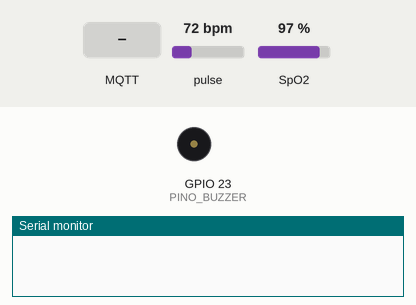
The sketch below on a simulated ESP32. Parts: buzzer (waves = sounding, pin HIGH), the last lines printed to the serial monitor. The test bench sets the inputs (shaded band); at power-on: pulse 72 bpm, SpO2 97 %. WiFi joins after 1.5 s; servers stay silent unless stated; random numbers use the default seed unless the sketch sets one; no MQTT or app messages arrive unless stated.

Above: at 0.0 s.
At 2.7 s:
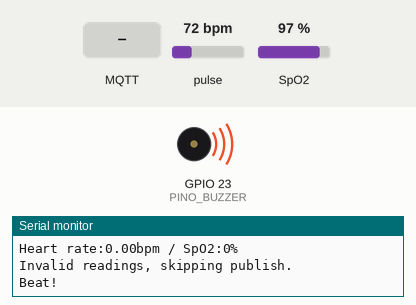
2.8 s: pulse set to 42 bpm
At 4.99 s:
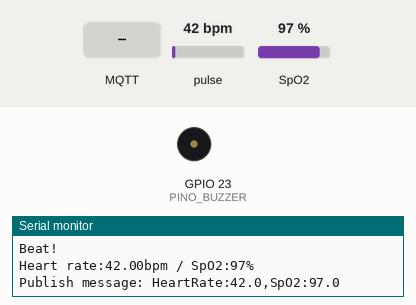
7.0 s: MQTT message "1" arrives on the first subscribed topic
10.5 s: pulse set to 70 bpm
12.0 s: MQTT message "on" arrives on the first subscribed topic
13.5 s: MQTT message "off" arrives on the first subscribed topic
Timing chart, 0 to 16.0 s (numbered marks = the images above; inputs shaded):
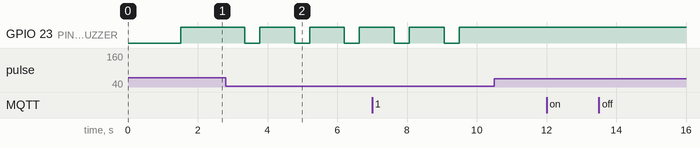

Measured:
- after the input at 2.8 s, GPIO 23 (PINO_BUZZER): alternates HIGH for 1.0 s and LOW for 0.43 s, starting after 0.55 s

The sketch:

PatientPartnerClient.ino
```cpp
//Basic Arduino IDE sketch required to connect to MQTT server
//using ESP32, ESP32 CAM or ESP8266 microcontroller
#include <WiFi.h>
#include <WiFiMulti.h>
#include <PubSubClient.h>
#include <Wire.h>
#include "MAX30100_PulseOximeter.h"

const int PINO_BUZZER = 23; // Pino D23 conectado ao buzzer

//wifi and mqttt setup
WiFiMulti WiFiMulti;
const char* ssid = "SEU_SSID";
const char* password = "SUA_SENHA";
const char* mqtt_server = "IP_SERVIDOR_BROKER";

//esp setup
#define MSG_BUFFER_SIZE	(50)
WiFiClient espClient;
PubSubClient client(espClient);
unsigned long lastMsg = 0;
char msg[MSG_BUFFER_SIZE];


//max30100 setup
#define REPORTING_PERIOD_MS     1000
PulseOximeter pox;
uint32_t tsLastReport = 0;

unsigned long lastBuzzTime = 0;
bool isBuzzing = false;
unsigned long buzzDuration = 1000; // 1 segundo
bool isBuzzerOn = false;

void onBeatDetected()
{
    Serial.println("Beat!");
    isBuzzing = true;
    lastBuzzTime = millis();
    isBuzzerOn = true;
    digitalWrite(PINO_BUZZER, HIGH); // Ligar o buzzer
}

void handleBuzzer()
{
    if (isBuzzing)
    {
        unsigned long currentMillis = millis();
        if (isBuzzerOn && currentMillis - lastBuzzTime >= buzzDuration)
        {
            // Desligar o buzzer
            digitalWrite(PINO_BUZZER, LOW);
            isBuzzerOn = false;
            lastBuzzTime = currentMillis;
        }
        else if (!isBuzzerOn && currentMillis - lastBuzzTime >= buzzDuration)
        {
            // Finalizar o ciclo de buzzer
            isBuzzing = false;
        }
    }
}

void setup_wifi() {

  delay(10);
  // We start by connecting to a WiFi network
  Serial.println();
  Serial.print("Connecting to ");
  Serial.println(ssid);

  WiFi.mode(WIFI_STA);
  WiFi.begin(ssid, password);

  while (WiFi.status() != WL_CONNECTED) {
    delay(500);
    Serial.print(".");
  }

  randomSeed(micros());

  Serial.println("");
  Serial.println("WiFi connected");
  Serial.println("IP address: ");
  Serial.println(WiFi.localIP());
}

void setup_max30100()
{
  Serial.print("Initializing pulse oximeter..");
  if (!pox.begin()) {
      Serial.println("FAILED");
      for(;;);
  } else {
      Serial.println("SUCCESS");
  }


}

void callback(char* topic, byte* payload, unsigned int length) {
  Serial.print("Message arrived [");
  Serial.print(topic);
  Serial.print("] ");
  for (int i = 0; i < length; i++) {
    Serial.print((char)payload[i]);
  }
  Serial.println();
}

void reconnect() {
  // Loop until we're reconnected
  while (!client.connected()) {
    Serial.print("Attempting MQTT connection...");
    // Create a random client ID
    String clientId = "ESP32Client-";
    clientId += String(random(0xffff), HEX);
    // Attempt to connect
    if (client.connect(clientId.c_str())) {
      Serial.println("connected");

      Serial.print("MQTT client state: ");
      Serial.println(client.state());

      // Once connected, publish an announcement...
      client.publish("outTopic", "hello world");
      // ... and resubscribe
      client.subscribe("inTopic");
    } else {
      Serial.print("failed, rc=");
      Serial.print(client.state());
      Serial.println(" try again in 5 seconds");
      // Wait 5 seconds before retrying
      delay(5000);
    }
  }
}

void setup()
{
    Serial.begin(115200);
    setup_wifi();
    setup_max30100();

    pox.setIRLedCurrent(MAX30100_LED_CURR_7_6MA);
    pox.setOnBeatDetectedCallback(onBeatDetected);

    client.setServer(mqtt_server, 1883);
    client.setCallback(callback);

    pinMode(PINO_BUZZER, OUTPUT); // Define o PINO do buzzer como saída
}

void loop() {
  pox.update();
  handleBuzzer();

  if (!client.connected()) {
    reconnect();
  }
  client.loop();

  unsigned long now = millis();
  if (now - lastMsg > 2000) {
    pox.update();
    lastMsg = now;
    Serial.print("Heart rate:");
    Serial.print(pox.getHeartRate());
    Serial.print("bpm / SpO2:");
    Serial.print(pox.getSpO2());
    Serial.println("%");

    float heartRate = pox.getHeartRate();
    float spO2 = pox.getSpO2();

    // Verificar se as leituras são válidas antes de publicá-las
    if (heartRate > 0 && spO2 > 0) {
        snprintf(msg, MSG_BUFFER_SIZE, "HeartRate:%.1f,SpO2:%.1f", heartRate, spO2);

        Serial.print("Publish message: ");
        Serial.println(msg);
        client.publish("update", msg);
    } else {
        Serial.println("Invalid readings, skipping publish.");
    }
  }
}
```
